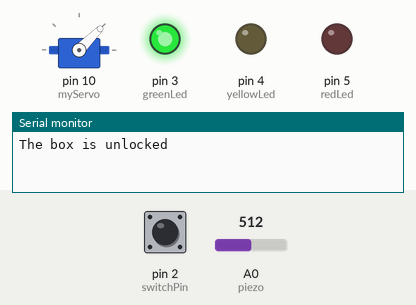
A sketch run on a simulated Arduino Uno, built with avr-gcc and run on an emulated ATmega328P. Parts: servo, output pins drawn as LEDs (lit = HIGH), the last lines printed to the serial monitor. The inputs (shaded band) are chosen by the test bench; at power-on: pin 2 (switchPin) LOW, A0 (piezo) = 512.

Above: at 1.4 s.
1.5 s: pin 2 (switchPin) pulled HIGH for 0.15 s
At 2.3 s:
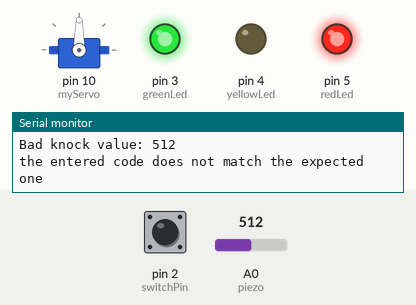
At 4.2 s:
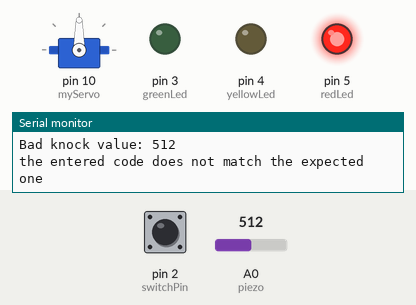
4.6 s: A0 (piezo) set to 110
7.6 s: A0 (piezo) set to 88
At 8.13 s:
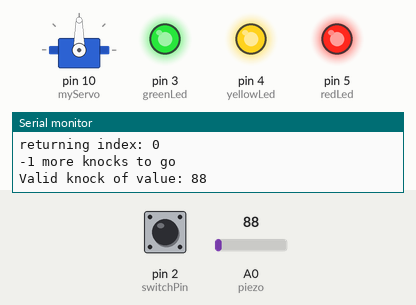
Timing chart, 0 to 10.6 s (numbered marks = the images above; inputs shaded):
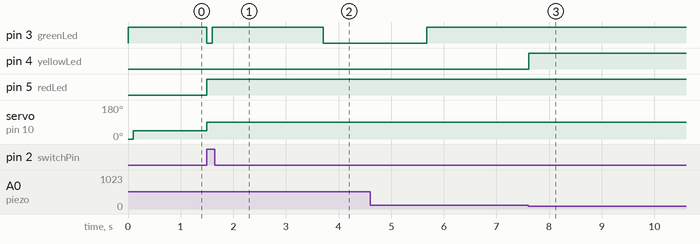

The sketch:

specialKnockLock.ino
```cpp
#include <Servo.h>
Servo myServo;

const int piezo = A0;
const int switchPin = 2;
const int yellowLed = 4;
const int greenLed = 3;
const int redLed = 5;

int knockVal; // will hold the value of the knock on the piezo
int switchVal; // will hold the value of wheather or not the switch is pressed

const int quietKnock = 5; // lower limit for the knock
const int loudKnock = 100; // upper limit for the allowed knock volume

boolean locked = false;
int numberOfKnocks = 0;


// POTENTIAL CHANGE: could also store the "relative" time the knock has occured at and simply signal the end of input with a negative value or something and then when checking the code simply
//   check if the knock occurs on the same time as the stored one within a specific interval(eg. if the time stamp is 00:12 you check if it is between 00:02 and 00:22)
int knockCode[] = {1, 2, 0, 0, 0, 0, 0, 0}; // the knock code to match the knocking against

#define knockCodeLength (sizeof(knockCode)/sizeof(int)) // calculates the knockCode length and stores it so we don't have to recalculate incase we need it again

int enteredKnockCode[knockCodeLength]; // this will hold the knocks entered by the user
long timeFirstKnock = 0; // this will hold the time the first knock was entered for this trial
long thisTime = 0; // will simply hold millis() for the current loop run so we don't recalculate it every time

const int knockInterval = 16000; // this will be the time in milliseconds that the knockCode above will be divided into intervals from, NOTE: can't be to big as it will "overflow" when added
const int knockExtraTime = 1000; // the extra time that will be added in the wait to make sure that all the knocks has been entered

#define intervalLengths (knockInterval / knockCodeLength)


void setup(){
  myServo.attach(10); // says we will be using pin 9 to control the servo
  pinMode(yellowLed, OUTPUT);
  pinMode(redLed, OUTPUT);
  pinMode(greenLed, OUTPUT);
  pinMode(switchPin, INPUT);

  Serial.begin(9600);

  digitalWrite(greenLed, HIGH);
  myServo.write(0);
  delay(100);
  myServo.write(45);
  delay(100);
  Serial.println("The box is unlocked");

  resetEnteredKnockCode();
}


/*
 * Skulle eventuellt kunna ha en boolean array av en viss längd och bestämma att den ska motsvara en viss tidslängd t.ex. 10 sekunder och så får varje "cell" i den motsvara en knackning
 * under motsvarande sekund och så kollar man bara efter första knackingen om den stämmer mot mönstret, får ju även ha ett visst intervall inom vilket knackningen behöver komma.
 *
 * Skulle kunna ha det som så att knackningarna "lagras", så om man t.ex. knackar 3 gånger på 1 sekund så delas detta upp och motsvarar de 3 första platserna i boolean arrayen, eller om man
 * bara har en int array och kollar i den.
 *
 *
 * För att sedan kolla så det följer mönstret så har man en till array som töms efter varje gång som det tidsintervall som knackningarna motsvarar har passerat(plus någon sekund) och så
 * räknar man bara knackningarna och har koll på tiden med millis() så det blir rätt.
 *
 *
 *
 */


void loop(){
  if(locked == false){
    switchVal = digitalRead(switchPin);

    if(switchVal == HIGH){
      lockBox();
    }
  } else if(locked == true){
    knockVal = analogRead(piezo);
    switchVal = digitalRead(switchPin);
    thisTime = millis();

    if(switchVal == HIGH){
      resetEnteredKnockCode();
      numberOfKnocks = 0;
      timeFirstKnock = millis();
    }


    if(knockVal > 0 && checkForKnock(knockVal) == true){
      if(numberOfKnocks == 0){
        timeFirstKnock = millis();
      }

      numberOfKnocks++;

      if(thisTime <= timeFirstKnock + (knockInterval + knockExtraTime)){
        enteredKnockCode[getKnockIndex(thisTime, timeFirstKnock)] += 1;
        // could check the code continously here or simply check in the else below
      } else{
        numberOfKnocks = 0;
        if(enteredCodeMatchesStored()){
          unlockBox();
        } else{
          Serial.println("the entered code does not match the expected one");
          printEnteredKnockCode();
        }
        Serial.println("resetting the knockCode");
        Serial.println(thisTime);
        Serial.println(timeFirstKnock);
        Serial.println(knockInterval);

        // reset the entered knock sequence here
        resetEnteredKnockCode();
        // either check the sequence of entered knocks here or if that should already have been checked
      }

      Serial.print(3-numberOfKnocks);
      Serial.println(" more knocks to go");
    } else{
      // Serial.println("knockVal: ");
      // Serial.println(knockVal);

      if(((thisTime-timeFirstKnock) / intervalLengths) % 2 == 0){
        // Serial.println("lamp on");
        digitalWrite(greenLed, HIGH);
      } else{
        // Serial.println("lamp off");
        digitalWrite(greenLed, LOW);
      }


      if(enteredCodeMatchesStored()){
        Serial.println("codes match");
        printEnteredKnockCode();
        resetEnteredKnockCode();
        unlockBox();
      } else{
        Serial.println("the entered code does not match the expected one");
        printEnteredKnockCode();
      }


    }
  }
}

/**
 * checks if the knock entered is within the valid interval, in other words is not to quiet and not to loud
 */
boolean checkForKnock(int knockValue){
  if(knockValue > quietKnock && knockValue < loudKnock){
    digitalWrite(yellowLed, HIGH);
    delay(100);
    digitalWrite(yellowLed, LOW);
    Serial.print("Valid knock of value: ");
    Serial.println(knockValue);

    return true;
  } else{
    Serial.print("Bad knock value: ");
    Serial.println(knockValue);

    return false;
  }
}

/**
 * gets the total number of knocks inside the knockCode "password"
 */
int numberOfKnocksInKnockCode(){
  int numberOfKnocks = 0;

  for(int i = 0; i < knockCodeLength; i++){
    numberOfKnocks = knockCode[i];
  }

  return numberOfKnocks;
}

/**
 * gets the index for which the knock entered at this current time should be stored in the enteredKnockCode so we can match it against the knockCode array
 */
int getKnockIndex(long currentTime, long timeFirstKnock){
  int slotTime = knockInterval / knockCodeLength;
  int timeDifference = currentTime - timeFirstKnock;
  int index = ceil(timeDifference / slotTime);
  Serial.print("returning index: ");
  Serial.println(index);

  return index;
}

/**
 * sets the entered code to all zeros so the array will be clean for the next "open attempt"
 */
int resetEnteredKnockCode(){
 for(int i = 0; i < knockCodeLength; i++){
   enteredKnockCode[i] = 0;
  }
}

/**
 * locks "the box"
 */
void lockBox(){
  locked = true;
  digitalWrite(greenLed, LOW);
  digitalWrite(redLed, HIGH);
  myServo.write(90);
  Serial.println("The box is locked");
  delay(100);
}

/**
 * unlocks "the box"
 */
void unlockBox(){
  locked = false;
  myServo.write(0);
  delay(20);
  digitalWrite(greenLed, HIGH);
  digitalWrite(redLed, LOW);
  Serial.println("The box is unlocked");
}

/**
 * returns true if the code currently in the array enteredKnockCode matches the "correct" one inside the knockCode array
 */
boolean enteredCodeMatchesStored(){
  for(int i = 0; i < knockCodeLength; i++){
    if(knockCode[i] != enteredKnockCode[i]){
      return false;
    }
  }

  return true;
}

/**
 * prints the knocks that are currently stored inside the array enteredKnockCode
 */
void printEnteredKnockCode(){
 for(int i = 0; i < knockCodeLength; i++){
  Serial.print(enteredKnockCode[i]);
  Serial.print(" ");
 }
 Serial.println("");

}
```

Measured:
- the behaviour switches between 100 and 99 on A0 (piezo) (found by bisection; images 2 and 3)
- after the input at 1.5 s, pin 3 (greenLed): HIGH → LOW at once, → HIGH 0.10 s later, → LOW 2.1 s later; pin 5 (redLed): LOW → HIGH at once; servo on pin 10 (myServo): 45° → 90° at once
- after the input at 7.6 s, pin 3 (greenLed): stops changing and stays HIGH; pin 4 (yellowLed): LOW → HIGH at once
